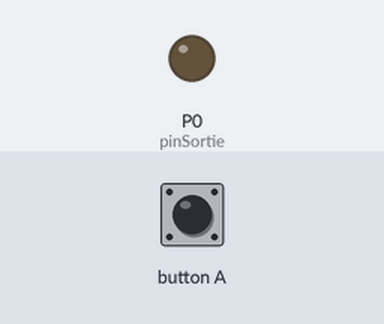
Simulated run of this program. Board: BBC micro:bit running MicroPython. Parts: output pins drawn as LEDs (lit = HIGH). The test bench sets the inputs (shaded band).

Above: at 1.2 s.
1.3 s: button A pressed for 0.25 s
At 2.0 s:
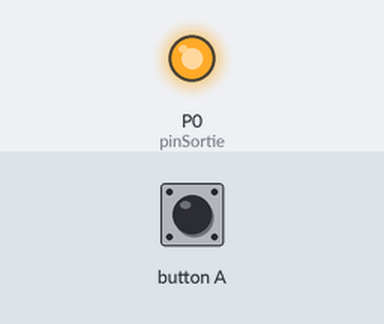
Timing chart, 0 to 4.3 s (numbered marks = the images above; inputs shaded):
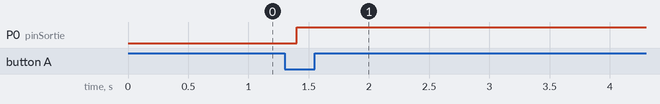

Measured:
- after the input at 1.3 s, P0 (pinSortie): LOW → HIGH after 0.10 s

The program:

06-Allumer-diode.py
```python
import microbit as m #importe la librairie concernant le micro:bit

monBouton = m.button_a
pinSortie = m.pin0

while True:
    if monBouton.is_pressed() == 1:
        if pinSortie.read_digital() == 1:
            pinSortie.write_digital(0)
        else:
            pinSortie.write_digital(1)
        m.sleep(.5)
    m.sleep(200)
```
